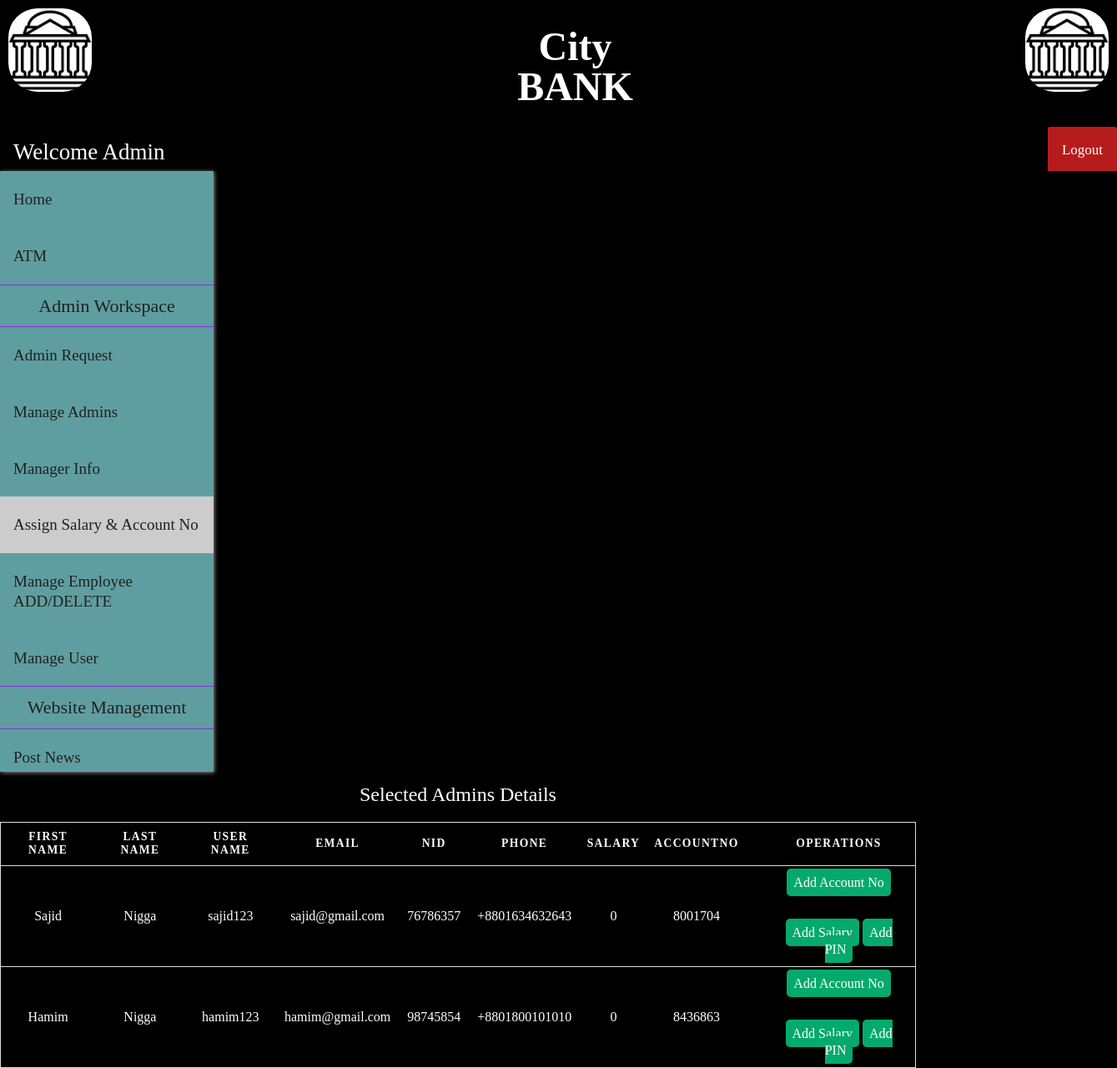
Screenshot of /View/admin_salary_accno.php (signed in) with the database file from the repository.
### tables this page shows
CREATE TABLE `details_table_for_selected_admins` (
  `serial` int(100) NOT NULL,
  `fname` varchar(100) NOT NULL,
  `lname` varchar(100) NOT NULL,
  `uname` varchar(100) NOT NULL,
  `email` varchar(100) NOT NULL,
  `nid` int(20) NOT NULL,
  `phone` text NOT NULL,
  `salary` int(20) NOT NULL,
  `pin` int(4) NOT NULL,
  `accountno` int(100) NOT NULL
);

### Model/db.php (called while the page is built, shortened)
<?php
class db
{
    function retrive_selected_admin_info($details_table_for_selected_admins, $conn)
    {
        $sqlstr = "SELECT fname, lname, uname, email, nid, phone, salary, accountno FROM $details_table_for_selected_admins";
        return $conn -> query($sqlstr);
    }
}
?>

### Control/admin_salary_accno.process.php (the view)
<?php
@include("../Model/db.php");
$mydb = new db();
$myconn = $mydb->openConn();
$result = $mydb -> retrive_selected_admin_info("details_table_for_selected_admins", $myconn);
if($result == true)
{
    foreach($result as $row)
    {
        $nid = $row['nid'];
        $email = $row['email'];
        echo '<tr>
            <td>' . $row['fname'] . '</td>
            <td>' . $row['lname'] . '</td>
            <td>' . $row['uname'] . '</td>
            <td>' . $row['email'] . '</td>
            <td>' . $row['nid'] . ' </td>
            <td>' . $row['phone'] . '</td>
            <td>' . $row['salary'] . '</td>
            <td>' . $row['accountno'] . '</td>
            <td>' . $row['Operations'] . '</td>
            <td>
                <a class="accept" href="../View/add_accountno.php?email='.$email.'&&nid='.$nid.'">Add Account No</a> <br><br><br>
                <a class="accept" href="../View/addsalary.php?email='.$email.'&&nid='.$nid. '">Add Salary</a>
                <a class="accept" href="../View/addpin.php?email='.$email.'&&nid='.$nid.'">Add PIN</a>
            </td>
        </tr>';
    }
}
?>

### CSS/header.css (style rules this page uses)
body { margin: 0; padding: 0; background-color: #FAFAFA; }

### CSS/sal&acc.css (style rules this page uses)
body { background-color: black; font-family: 'Times New Roman', Times, serif; line-height: 1.25; }
table tr { background-color: black; border: 1px solid #ddd; padding: 1px; color: white; }
table th, table td { padding: .625em; text-align: center; color: white; }
.accept { width: 290px; background-color: #04aa6d; padding: 8px; border: none; font-size: 16px; font-weight: 500; color: white; text-decoration: none; transition: background-color 0.4s; border-radius: 5px; }

### rows the page displays
details_table_for_selected_admins: fname "Sajid", lname "Nigga", uname "sajid123", email "sajid@gmail.com", nid "76786357", phone "+8801634632643", salary "0", accountno "8001704"
details_table_for_selected_admins: fname "Hamim", lname "Nigga", uname "hamim123", email "hamim@gmail.com", nid "98745854", phone "+8801800101010", salary "0", accountno "8436863"
